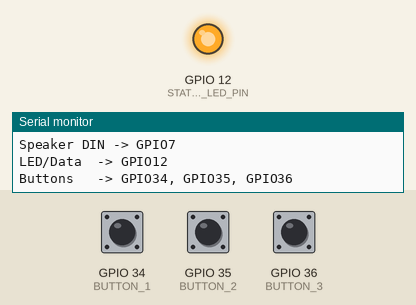
Simulated run of this sketch. Board: ESP32. On the bench: output pins drawn as LEDs (lit = HIGH), the last lines printed to the serial monitor. The inputs (shaded band) are chosen by the test bench; at power-on: GPIO 34 (BUTTON_1) HIGH, GPIO 35 (BUTTON_2) HIGH, GPIO 36 (BUTTON_3) HIGH. WiFi joins after 1.5 s; servers stay silent unless stated; I2S audio is not simulated (input reads silence).

Above: at 1.1 s.
At 6.1 s:
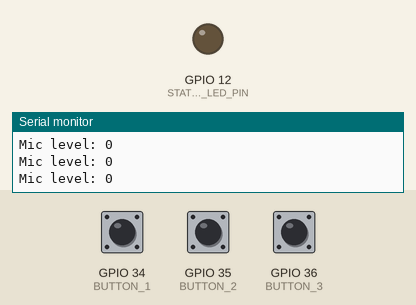
6.2 s: GPIO 34 (BUTTON_1) pulled LOW for 0.25 s
Timing chart, 0 to 9.2 s (numbered marks = the images above; inputs shaded):
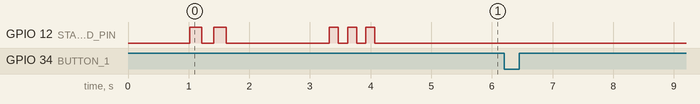

The sketch:

firmware_tuyyo.ino
```cpp
#include <WiFi.h>
#include "driver/i2s.h"
#include <math.h>

const char* WIFI_SSID = "wifi name";
const char* WIFI_PASSWORD = "wifi password";

const char* AI_SERVER_IP = "192.168.1.10";
const int AI_SERVER_PORT = 5000;

// APA-106 / status LED data pin
#define STATUS_LED_PIN 12

// Push buttons from schematic
#define BUTTON_1 34
#define BUTTON_2 35
#define BUTTON_3 36

// Shared I2S clock pins from schematic
#define I2S_BCLK 4
#define I2S_LRCLK 5

// ICS-43434 microphone data pin
#define MIC_DATA_IN 6

// MAX98357A amplifier data pin
#define SPEAKER_DATA_OUT 7

#define SAMPLE_RATE 16000
#define BUFFER_SIZE 512

#define I2S_PORT I2S_NUM_0

void blinkStatusPin(int times, int delayMs) {
  for (int i = 0; i < times; i++) {
    digitalWrite(STATUS_LED_PIN, HIGH);
    delay(delayMs);
    digitalWrite(STATUS_LED_PIN, LOW);
    delay(delayMs);
  }
}

void connectWiFi() {
  Serial.println();
  Serial.println("Connecting to Wi-Fi...");

  WiFi.mode(WIFI_STA);
  WiFi.begin(WIFI_SSID, WIFI_PASSWORD);

  int attempt = 0;

  while (WiFi.status() != WL_CONNECTED && attempt < 30) {
    delay(500);
    Serial.print(".");
    attempt++;
  }

  Serial.println();

  if (WiFi.status() == WL_CONNECTED) {
    Serial.println("Wi-Fi connected.");
    Serial.print("IP address: ");
    Serial.println(WiFi.localIP());
    blinkStatusPin(3, 150);
  } else {
    Serial.println("Wi-Fi not connected.");
    Serial.println("Continuing in offline hardware test mode.");
    blinkStatusPin(5, 100);
  }
}

void setupI2SAudio() {
  i2s_config_t i2sConfig = {};
  i2sConfig.mode = (i2s_mode_t)(I2S_MODE_MASTER | I2S_MODE_TX | I2S_MODE_RX);
  i2sConfig.sample_rate = SAMPLE_RATE;
  i2sConfig.bits_per_sample = I2S_BITS_PER_SAMPLE_32BIT;
  i2sConfig.channel_format = I2S_CHANNEL_FMT_ONLY_LEFT;
  i2sConfig.communication_format = I2S_COMM_FORMAT_I2S;
  i2sConfig.intr_alloc_flags = ESP_INTR_FLAG_LEVEL1;
  i2sConfig.dma_buf_count = 4;
  i2sConfig.dma_buf_len = 256;
  i2sConfig.use_apll = false;
  i2sConfig.tx_desc_auto_clear = true;
  i2sConfig.fixed_mclk = 0;

  i2s_pin_config_t i2sPins = {};
  i2sPins.bck_io_num = I2S_BCLK;
  i2sPins.ws_io_num = I2S_LRCLK;
  i2sPins.data_out_num = SPEAKER_DATA_OUT;
  i2sPins.data_in_num = MIC_DATA_IN;

  esp_err_t installResult = i2s_driver_install(I2S_PORT, &i2sConfig, 0, NULL);

  if (installResult != ESP_OK) {
    Serial.print("I2S driver install failed. Error code: ");
    Serial.println(installResult);
    return;
  }

  esp_err_t pinResult = i2s_set_pin(I2S_PORT, &i2sPins);

  if (pinResult != ESP_OK) {
    Serial.print("I2S pin setup failed. Error code: ");
    Serial.println(pinResult);
    return;
  }

  i2s_zero_dma_buffer(I2S_PORT);

  Serial.println("I2S audio initialized.");
  Serial.println("Microphone: ICS-43434");
  Serial.println("Amplifier: MAX98357A");
}

void playTestTone() {
  Serial.println("Playing speaker test tone...");

  int frequency = 440;
  int durationMs = 700;
  int totalSamples = (SAMPLE_RATE * durationMs) / 1000;

  size_t bytesWritten;

  for (int i = 0; i < totalSamples; i++) {
    float t = (float)i / SAMPLE_RATE;
    int32_t sample = (int32_t)(60000000 * sin(2.0 * PI * frequency * t));

    i2s_write(I2S_PORT, &sample, sizeof(sample), &bytesWritten, portMAX_DELAY);
  }

  Serial.println("Speaker test tone finished.");
}

int readMicLevel() {
  int32_t buffer[BUFFER_SIZE];
  size_t bytesRead = 0;

  esp_err_t result = i2s_read(
    I2S_PORT,
    buffer,
    sizeof(buffer),
    &bytesRead,
    100 / portTICK_PERIOD_MS
  );

  if (result != ESP_OK || bytesRead == 0) {
    return 0;
  }

  int samplesRead = bytesRead / sizeof(int32_t);
  long total = 0;

  for (int i = 0; i < samplesRead; i++) {
    int32_t sample = buffer[i] >> 14;
    total += abs(sample);
  }

  return total / samplesRead;
}

void readButtons() {
  int button1State = digitalRead(BUTTON_1);
  int button2State = digitalRead(BUTTON_2);
  int button3State = digitalRead(BUTTON_3);

  if (button1State == LOW) {
    Serial.println("Button 1 pressed");
  }

  if (button2State == LOW) {
    Serial.println("Button 2 pressed");
  }

  if (button3State == LOW) {
    Serial.println("Button 3 pressed");
  }
}

void sendAudioToAIServer() {
  Serial.println("AI server communication is planned for the next firmware version.");
}

void setup() {
  Serial.begin(115200);
  delay(1000);

  pinMode(STATUS_LED_PIN, OUTPUT);
  digitalWrite(STATUS_LED_PIN, LOW);

  pinMode(BUTTON_1, INPUT);
  pinMode(BUTTON_2, INPUT);
  pinMode(BUTTON_3, INPUT);

  Serial.println();
  Serial.println("Starting TUYO Smart Speaker firmware...");
  Serial.println("Firmware version: 0.1");
  Serial.println("Board: Custom ESP32-WROOM-32 TUYO PCB");

  Serial.println();
  Serial.println("Pin map:");
  Serial.println("I2S BCLK  -> GPIO4");
  Serial.println("I2S LRCLK -> GPIO5");
  Serial.println("Mic SD    -> GPIO6");
  Serial.println("Speaker DIN -> GPIO7");
  Serial.println("LED/Data  -> GPIO12");
  Serial.println("Buttons   -> GPIO34, GPIO35, GPIO36");

  blinkStatusPin(2, 200);

  connectWiFi();
  setupI2SAudio();
  playTestTone();

  Serial.println();
  Serial.println("Setup complete.");
  Serial.println("Reading microphone levels...");
}

void loop() {
  int micLevel = readMicLevel();

  Serial.print("Mic level: ");
  Serial.println(micLevel);

  readButtons();

  if (micLevel > 500) {
    digitalWrite(STATUS_LED_PIN, HIGH);
  } else {
    digitalWrite(STATUS_LED_PIN, LOW);
  }

  delay(200);
}
```
